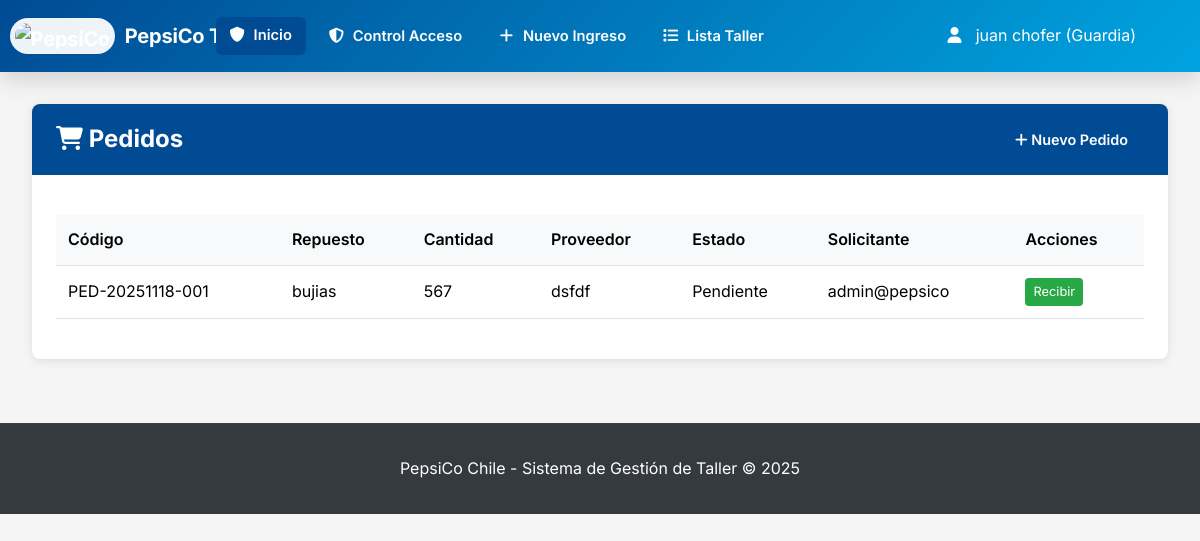
The app's page /inventario/pedidos/ (signed in) with its own data.
### usuarios/models.py (models this page shows, shortened)
class Usuario(AbstractUser):
    ROLES = (
        ('admin', 'Administrador'),
        ('jefe_taller', 'Jefe de Taller'),
        ('mecanico', 'Mecánico'),
        ('chofer', 'Chofer'),
        ('vendedor', 'Vendedor/Preventista'),
        ('guardia', 'Guardia'),
        ('bodeguero', 'Bodeguero'),
        ('ehs', 'EHS'),
        ('recepcionista', 'Recepcionista de Vehículos'),
    )
    rol = models.CharField(max_length=30, choices=ROLES, default='mecanico')
    telefono = models.CharField(max_length=15, blank=True)
    fecha_creacion = models.DateTimeField(auto_now_add=True)
    foto_perfil = models.ImageField(upload_to='perfiles/', blank=True, null=True)

### inventario/models.py (models this page shows, shortened)
class PedidoRepuesto(models.Model):
    ESTADO_PEDIDO = (
        ('pendiente', 'Pendiente'),
        ('ordenado', 'Ordenado'),
        ('parcial', 'Recibido Parcialmente'),
        ('completado', 'Completado'),
        ('cancelado', 'Cancelado'),
    )
    codigo_pedido = models.CharField(max_length=50, unique=True, verbose_name='Código de Pedido')
    repuesto = models.ForeignKey(Repuesto, on_delete=models.CASCADE)
    cantidad_solicitada = models.IntegerField(validators=[MinValueValidator(1)])
    cantidad_recibida = models.IntegerField(default=0)
    proveedor = models.CharField(max_length=200)
    costo_unitario = models.DecimalField(max_digits=10, decimal_places=2, null=True, blank=True)
    costo_total = models.DecimalField(max_digits=10, decimal_places=2, null=True, blank=True)
    estado = models.CharField(max_length=20, choices=ESTADO_PEDIDO, default='pendiente')
    fecha_solicitud = models.DateTimeField(auto_now_add=True)
    fecha_estimada_entrega = models.DateField(null=True, blank=True)
    fecha_recepcion = models.DateTimeField(null=True, blank=True)
    solicitante = models.ForeignKey(Usuario, on_delete=models.PROTECT, related_name='pedidos_solicitados')
    observaciones = models.TextField(blank=True)

class Repuesto(models.Model):
    ESTADO_CHOICES = (
        ('disponible', 'Disponible'),
        ('bajo_stock', 'Bajo Stock'),
        ('agotado', 'Agotado'),
        ('descontinuado', 'Descontinuado'),
    )
    codigo = models.CharField(max_length=50, unique=True, verbose_name='Código')
    nombre = models.CharField(max_length=200)
    descripcion = models.TextField(blank=True, verbose_name='Descripción')
    categoria = models.ForeignKey(CategoriaRepuesto, on_delete=models.PROTECT, verbose_name='Categoría')
    marca = models.CharField(max_length=100, blank=True)
    modelo_compatible = models.CharField(max_length=200, blank=True, verbose_name='Modelo Compatible')
    stock_actual = models.IntegerField(default=0, validators=[MinValueValidator(0)], verbose_name='Stock Actual')
    stock_minimo = models.IntegerField(default=5, validators=[MinValueValidator(0)], verbose_name='Stock Mínimo')
    stock_maximo = models.IntegerField(default=100, validators=[MinValueValidator(0)], verbose_name='Stock Máximo')
    estado = models.CharField(max_length=20, choices=ESTADO_CHOICES, default='disponible')
    precio_costo = models.DecimalField(max_digits=10, decimal_places=2, verbose_name='Precio de Costo')
    precio_venta = models.DecimalField(max_digits=10, decimal_places=2, verbose_name='Precio de Venta')
    ubicacion_bodega = models.CharField(max_length=100, blank=True, verbose_name='Ubicación en Bodega')
    codigo_barras = models.CharField(max_length=100, blank=True, verbose_name='Código de Barras')
    proveedor = models.CharField(max_length=200, blank=True)
    tiempo_reposicion = models.IntegerField(default=7, help_text='Días estimados para reposición', verbose_name='Tiempo de Reposición')
    fecha_creacion = models.DateTimeField(auto_now_add=True)
    fecha_actualizacion = models.DateTimeField(auto_now=True)

### inventario/views.py (the view)
# urls.py: path('pedidos/', views.lista_pedidos, name='lista_pedidos'),
@login_required
def lista_pedidos(request):
    try:
        pedidos = PedidoRepuesto.objects.select_related('repuesto', 'solicitante').all()
        estado = request.GET.get('estado')
        if estado:
            pedidos = pedidos.filter(estado=estado)
        else:
            pedidos = pedidos.exclude(estado='completado')
        context = {
            'pedidos': pedidos,
            'filtro_estado': estado,
        }
        return render(request, 'inventario/lista_pedidos.html', context)
    except (decimal.InvalidOperation, Exception) as e:
        try:
            db_path = settings.DATABASES['default']['NAME']
            conn = sqlite3.connect(str(db_path))
            conn.row_factory = sqlite3.Row
            cur = conn.cursor()
            estado = request.GET.get('estado')
            if estado:
                sql = "SELECT id, codigo_pedido, repuesto_id, cantidad_solicitada, proveedor, estado, solicitante_id FROM inventario_pedidorepuesto WHERE estado = ?"
                params = [estado]
            else:
                sql = "SELECT id, codigo_pedido, repuesto_id, cantidad_solicitada, proveedor, estado, solicitante_id FROM inventario_pedidorepuesto WHERE estado != 'completado'"
                params = []
            cur.execute(sql, params)
            rows = cur.fetchall()
            pedidos_safe = []
            repuesto_ids = list({r['repuesto_id'] for r in rows if r['repuesto_id'] is not None})
            solicitante_ids = list({r['solicitante_id'] for r in rows if r['solicitante_id'] is not None})
            repuestos_map = {}
            if repuesto_ids:
                q = "SELECT id, nombre FROM inventario_repuesto WHERE id IN ({seq})".format(seq=','.join('?'*len(repuesto_ids)))
                cur.execute(q, repuesto_ids)
                for rr in cur.fetchall():
                    repuestos_map[rr['id']] = rr['nombre']
            usuarios_map = {}
            if solicitante_ids:
                q = "SELECT id, username FROM usuarios_usuario WHERE id IN ({seq})".format(seq=','.join('?'*len(solicitante_ids)))
                cur.execute(q, solicitante_ids)
                for uu in cur.fetchall():
                    usuarios_map[uu['id']] = uu['username']
            for r in rows:
                rep_nombre = repuestos_map.get(r['repuesto_id']) if r['repuesto_id'] else None
                sol_username = usuarios_map.get(r['solicitante_id']) if r['solicitante_id'] else None
                pedidos_safe.append({
                    'id': r['id'],
                    'codigo_pedido': r['codigo_pedido'],
                    'repuesto_nombre': rep_nombre,
                    'repuesto': {'id': r['repuesto_id']},
                    'cantidad_solicitada': r['cantidad_solicitada'],
                    'proveedor': r['proveedor'],
                    'estado': r['estado'],
                    'solicitante_username': sol_username,
                    'solicitante': {'id': r['solicitante_id']},
                })
            conn.close()
            context = {
                'pedidos': pedidos_safe,
                'filtro_estado': estado,
            }
            return render(request, 'inventario/lista_pedidos.html', context)
        except Exception:
            context = {
                'pedidos': [],
                'filtro_estado': request.GET.get('estado')
            }
            return render(request, 'inventario/lista_pedidos.html', context)

### templates/inventario/lista_pedidos.html (shortened to what this page needs)
{% extends 'base.html' %}
{% block content %}
<div class="card">
    <div class="card-header">
        <h2 style="margin:0;"><i class="fa-solid fa-cart-shopping" aria-hidden="true"></i> Pedidos</h2>
        <a href="{% url 'crear_pedido' %}" class="btn btn-primary"><i class="fa-solid fa-plus" aria-hidden="true"></i> Nuevo Pedido</a>
    </div>
    <div class="card-body">
        {% if pedidos %}
        <table class="table">
            <thead>
                <tr>
                    <th>Código</th>
                    <th>Repuesto</th>
                    <th>Cantidad</th>
                    <th>Proveedor</th>
                    <th>Estado</th>
                    <th>Solicitante</th>
                    <th>Acciones</th>
                </tr>
            </thead>
            <tbody>
                {% for p in pedidos %}
                <tr>
                    <td>{{ p.codigo_pedido }}</td>
                    <td>{% if p.repuesto.nombre %}{{ p.repuesto.nombre }}{% elif p.repuesto_nombre %}{{ p.repuesto_nombre }}{% else %}-{% endif %}</td>
                    <td>{{ p.cantidad_solicitada }}</td>
                    <td>{{ p.proveedor }}</td>
                    <td>{% if p.get_estado_display %}{{ p.get_estado_display }}{% else %}{{ p.estado }}{% endif %}</td>
                    <td>
                        {% if p.solicitante.username %}
                            {{ p.solicitante.username }}
                        {% elif p.solicitante_username %}
                            {{ p.solicitante_username }}
                        {% elif p.solicitante.id %}
                            Usuario #{{ p.solicitante.id }}
                        {% else %}
                            -
                        {% endif %}
                    </td>
                    <td>
                        <a href="{% url 'recibir_pedido' p.id %}" class="btn btn-sm btn-success">Recibir</a>
                    </td>
                </tr>
                {% endfor %}
            </tbody>
        </table>
        {% else %}
        <div style="text-align:center; padding:2rem; color:#666;">
            <h4>No hay pedidos registrados</h4>
            <a href="{% url 'crear_pedido' %}" class="btn btn-primary">Crear Pedido</a>
        </div>
        {% endif %}
    </div>
</div>
{% endblock %}

### templates/base.html (shortened to what this page needs)
<!DOCTYPE html>
<html lang="es">
<head>
    <link rel="stylesheet" href="https://cdnjs.cloudflare.com/ajax/libs/font-awesome/6.4.0/css/all.min.css"
 />
</head>
<body>
    <nav class="navbar">
        <div class="navbar-container">
            <div class="logo">
                <h1><img src="https://i.postimg.cc/jSTv1DJn/instruments-logo-43257843.png" alt="PepsiCo"
                        class="logo-img"> PepsiCo Taller</h1>
            </div>
            {% if user.is_authenticated %}
            <ul class="nav-links" id="navLinks">
                {% if user.rol == 'admin' %}
                <li><a id="inicioBtn" class="btn btn-primary" data-loader="1" href="{% url 'dashboard_admin' %}"
                        title="Dashboard - Administrador"><i class="fa-solid fa-shield-halved"></i>Inicio</a></li>
                {% elif user.rol == 'jefe_taller' %}
                <li><a id="inicioBtn" class="btn btn-primary" data-loader="1" href="{% url 'dashboard_jefe_taller' %}"
                        title="Dashboard - Jefe de Taller"><i class="fa-solid fa-helmet-safety"></i>Inicio</a></li>
                {% elif user.rol == 'mecanico' %}
                <li><a id="inicioBtn" class="btn btn-primary" data-loader="1" href="{% url 'dashboard_mecanico' %}"
                        title="Dashboard - Mecánico"><i class="fa-solid fa-wrench"></i>Inicio</a></li>
                {% elif user.rol == 'chofer' %}
                <li><a id="inicioBtn" class="btn btn-primary" data-loader="1" href="{% url 'dashboard_chofer' %}"
                        title="Dashboard - Chofer"><i class="fa-solid fa-road"></i>Inicio</a></li>
                {% elif user.rol == 'guardia' %}
                <li><a id="inicioBtn" class="btn btn-primary" data-loader="1" href="{% url 'dashboard_guardia' %}"
                        title="Dashboard - Guardia"><i class="fa-solid fa-shield"></i>Inicio</a></li>
                {% elif user.rol == 'ehs' %}
                <li><a id="inicioBtn" class="btn btn-primary" data-loader="1" href="{% url 'dashboard_ehs' %}"
                        title="Dashboard - EHS"><i class="fa-solid fa-user-shield"></i>Inicio</a></li>
                {% else %}
                <li><a id="inicioBtn" href="{% url 'clinica_dashboard' %}" title="Dashboard Principal"><i
                            class="fa-solid fa-road"></i>Inicio</a></li>
                {% endif %}
                {% if user.is_superuser or user.rol == 'admin' %}
                <li class="dropdown shift-right">
                    <a href="#" class="dropdown-toggle btn-mas" title="Más operaciones"><i
                            class="fa-solid fa-ellipsis"></i>Más</a>
                    <div class="dropdown-content">
                        <div class="dropdown-mega">
                            <div class="dropdown-section">
                                <strong><i class="fa-solid fa-car-side"></i>Vehículos</strong>
                                <a href="{% url 'ingreso_vehiculo' %}"><i class="fa-solid fa-plus"></i>Nuevo Ingreso</a>
                                <a href="{% url 'lista_taller' %}"><i class="fa-solid fa-list"></i>Lista Taller</a>
                                <a href="{% url 'gestionar_vehiculos' %}"><i class="fa-solid fa-cog"></i>Gestionar
                                    Vehículos</a>
                            </div>
                            <div class="dropdown-section">
                                <strong><i class="fa-solid fa-chart-bar"></i>Reportes</strong>
                                <a href="{% url 'reporte_productividad' %}"><i
                                        class="fa-solid fa-user-tie"></i>Productividad</a>
                                <a href="{% url 'reporte_tiempos_pausas' %}"><i
                                        class="fa-solid fa-clock"></i>Tiempos</a>
                                <a href="{% url 'reporte_tiempos_taller' %}"><i class="fa-solid fa-road"></i>Tiempos
                                    Taller</a>
                            </div>
                            <div class="dropdown-section">
                                <strong><i class="fa-solid fa-shield-halved"></i>Seguridad</strong>
                                <a href="{% url 'lista_siniestros' %}"><i
                                        class="fa-solid fa-triangle-exclamation"></i>Siniestros</a>
                            </div>
                        </div>
                    </div>
                </li>
                {% else %}
                {% if user.rol == 'guardia' %}
                <li><a href="{% url 'panel_guardia' %}"><i class="fa-solid fa-shield-alt"></i>Control Acceso</a></li>
                {% endif %}
                {% if user.rol == 'guardia' or user.rol == 'recepcionista' or user.rol == 'chofer' %}
                <li><a href="{% url 'ingreso_vehiculo' %}"><i class="fa-solid fa-plus"></i>Nuevo Ingreso</a></li>
                {% endif %}
                {% if user.rol != 'chofer' %}
                <li><a href="{% url 'lista_taller' %}"><i class="fa-solid fa-list"></i>Lista Taller</a></li>
                {% endif %}
                {% endif %}
            </ul>
            <div class="user-info">
                <div class="dropdown align-right">
                    <a href="#" class="dropdown-toggle" style="color: white; text-decoration: none;">
                        <i class="fa-solid fa-user"></i>
                        {% if request.viewing_as_role %}
                        {{ request.original_user.get_full_name|default:request.original_user.username }} ({{
                        request.original_user.get_rol_display }})
                        {% else %}
                        {{ user.get_full_name|default:user.username }} ({{ user.get_rol_display }})
                        {% endif %}
                    </a>
                </div>
            </div>
            {% endif %}
        </div>
    </nav>
    <main class="main-container">
        {% block content %}
        {% endblock %}
    </main>
    <footer style="text-align: center; padding: 2rem; background: var(--dark-gray); color: white; margin-top: 4rem;">
        <p>PepsiCo Chile - Sistema de Gestión de Taller &copy; 2025</p>
    </footer>
</body>
</html>

### records on screen
Usuario: get_full_name "juan chofer", rol "Guardia"
PedidoRepuesto: codigo_pedido "PED-20251118-001", repuesto.nombre "bujias", cantidad_solicitada "567", proveedor "dsfdf", estado "Pendiente", solicitante.username "admin@pepsico"
